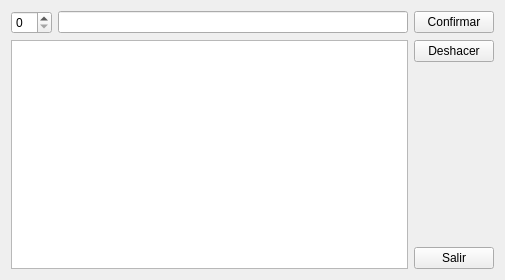
<?xml version="1.0" encoding="UTF-8"?>
<ui version="4.0">
 <class>myForm</class>
 <widget class="QWidget" name="myForm">
  <property name="geometry">
   <rect>
    <x>0</x>
    <y>0</y>
    <width>505</width>
    <height>280</height>
   </rect>
  </property>
  <property name="windowTitle">
   <string>Form</string>
  </property>
  <layout class="QGridLayout" name="gridLayout">
   <item row="0" column="1">
    <widget class="QLineEdit" name="lineEdit"/>
   </item>
   <item row="0" column="0">
    <widget class="QSpinBox" name="spinBox"/>
   </item>
   <item row="0" column="2">
    <widget class="QPushButton" name="confirmar">
     <property name="text">
      <string>Confirmar</string>
     </property>
    </widget>
   </item>
   <item row="1" column="2">
    <widget class="QPushButton" name="pushButton_2">
     <property name="text">
      <string>Deshacer</string>
     </property>
    </widget>
   </item>
   <item row="3" column="2">
    <widget class="QPushButton" name="pushButton_3">
     <property name="text">
      <string>Salir</string>
     </property>
    </widget>
   </item>
   <item row="1" column="0" rowspan="3" colspan="2">
    <widget class="MYQTextEdit" name="textEdit"/>
   </item>
  </layout>
 </widget>
 <customwidgets>
  <customwidget>
   <class>MYQTextEdit</class>
   <extends>QTextEdit</extends>
   <header>MYQTextEdit.h</header>
   <slots>
    <slot>confirmar()</slot>
    <slot>deshacer()</slot>
    <slot>setTexto(QString)</slot>
    <slot>setNum(QString)</slot>
   </slots>
  </customwidget>
 </customwidgets>
 <resources/>
 <connections>
  <connection>
   <sender>pushButton_3</sender>
   <signal>clicked()</signal>
   <receiver>myForm</receiver>
   <slot>close()</slot>
   <hints>
    <hint type="sourcelabel">
     <x>469</x>
     <y>262</y>
    </hint>
    <hint type="destinationlabel">
     <x>470</x>
     <y>189</y>
    </hint>
   </hints>
  </connection>
  <connection>
   <sender>confirmar</sender>
   <signal>clicked()</signal>
   <receiver>textEdit</receiver>
   <slot>confirmar()</slot>
   <hints>
    <hint type="sourcelabel">
     <x>426</x>
     <y>29</y>
    </hint>
    <hint type="destinationlabel">
     <x>378</x>
     <y>63</y>
    </hint>
   </hints>
  </connection>
  <connection>
   <sender>pushButton_2</sender>
   <signal>clicked()</signal>
   <receiver>textEdit</receiver>
   <slot>deshacer()</slot>
   <hints>
    <hint type="sourcelabel">
     <x>459</x>
     <y>62</y>
    </hint>
    <hint type="destinationlabel">
     <x>385</x>
     <y>106</y>
    </hint>
   </hints>
  </connection>
  <connection>
   <sender>lineEdit</sender>
   <signal>textEdited(QString)</signal>
   <receiver>textEdit</receiver>
   <slot>setTexto(QString)</slot>
   <hints>
    <hint type="sourcelabel">
     <x>218</x>
     <y>23</y>
    </hint>
    <hint type="destinationlabel">
     <x>224</x>
     <y>81</y>
    </hint>
   </hints>
  </connection>
  <connection>
   <sender>spinBox</sender>
   <signal>valueChanged(QString)</signal>
   <receiver>textEdit</receiver>
   <slot>setNum(QString)</slot>
   <hints>
    <hint type="sourcelabel">
     <x>31</x>
     <y>18</y>
    </hint>
    <hint type="destinationlabel">
     <x>56</x>
     <y>75</y>
    </hint>
   </hints>
  </connection>
 </connections>
</ui>
